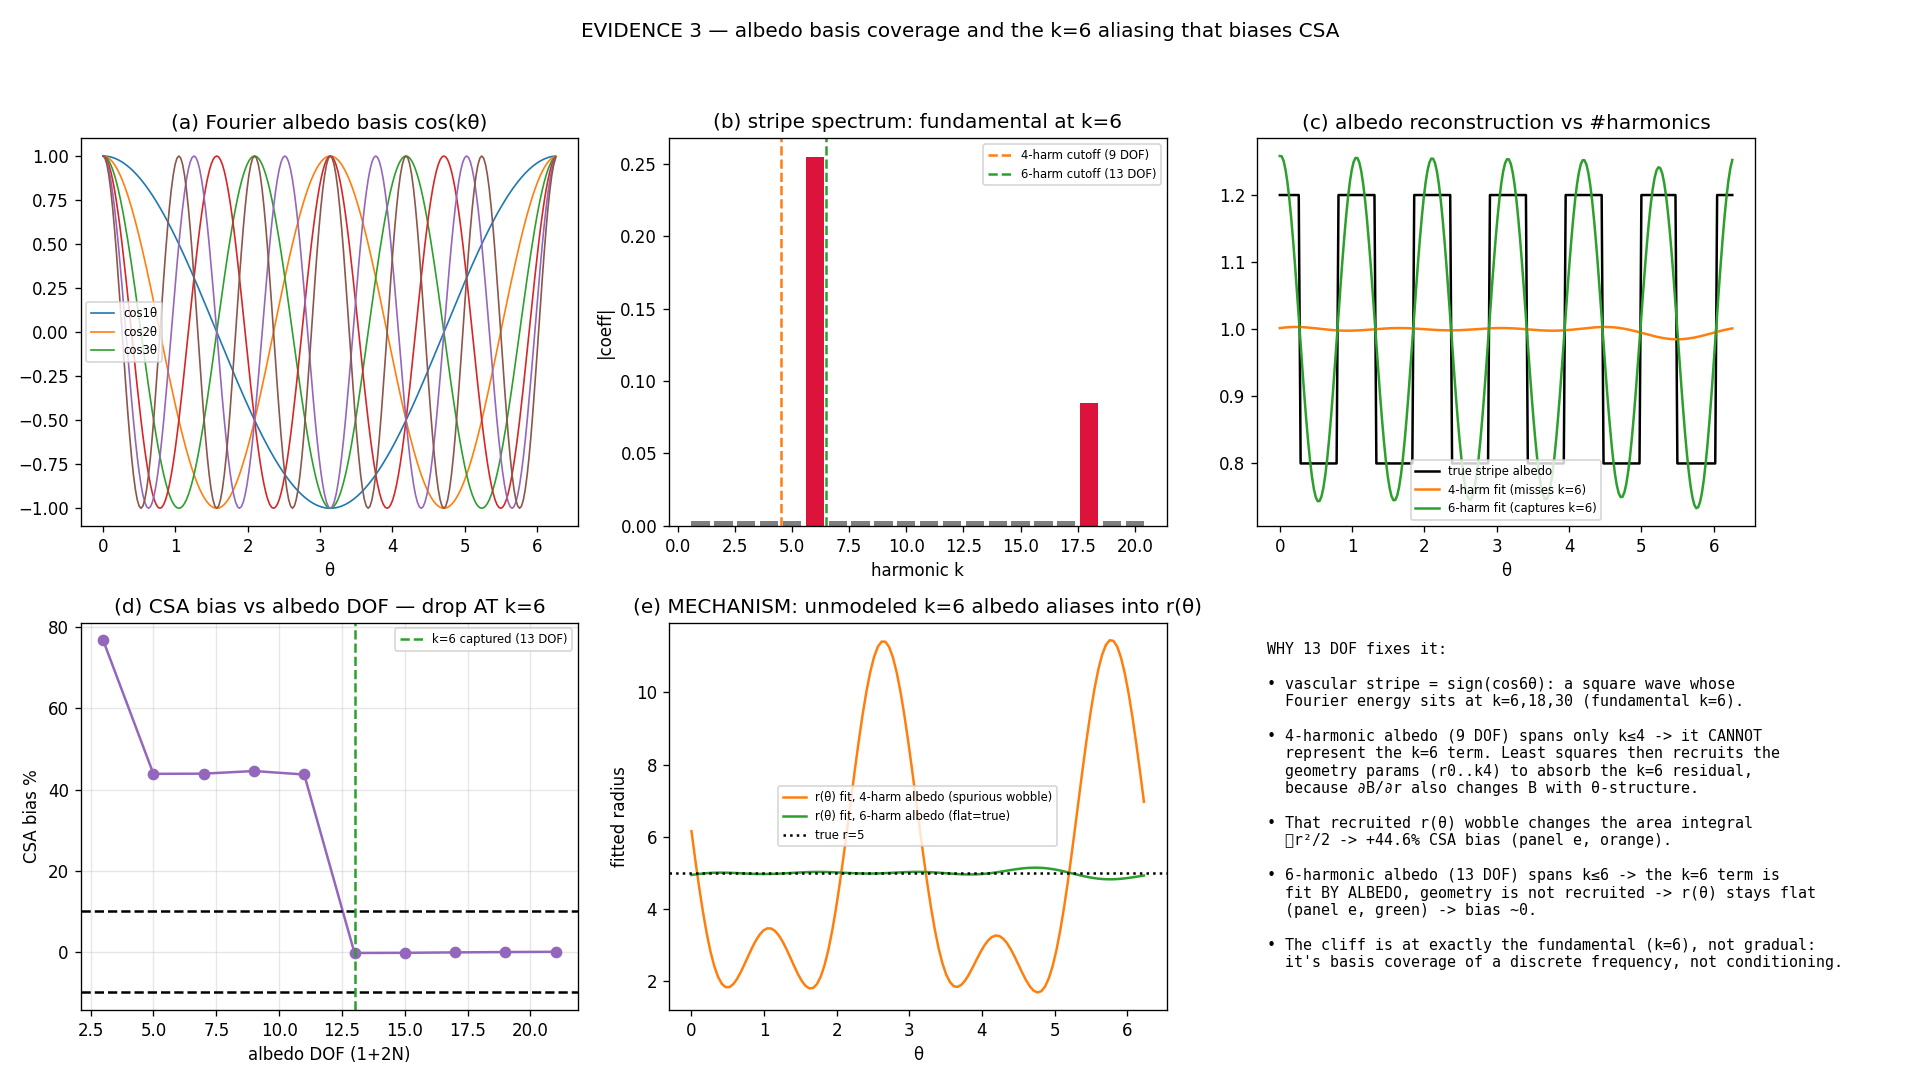

Recreate this plot in Python.
"""EVIDENCE 3 -- albedo basis + why 13 DOF (6 harmonics) suddenly fixes the stripe bias.
Shows: (a) the Fourier albedo basis; (b) the vascular-stripe albedo sign(cos 6θ) and its Fourier
SPECTRUM (energy at k=6,18,30 -> fundamental k=6); (c) N-harmonic reconstructions (N=4 misses k=6,
N=6 captures it); (d) CSA bias vs #harmonics with the k=6 capture marked; (e) the mechanism -- the
FITTED r(θ) develops a spurious oscillation when albedo cannot fit k=6 (aliasing into geometry)."""
from __future__ import annotations
import json
import numpy as np, sim
import matplotlib; matplotlib.use("Agg"); import matplotlib.pyplot as plt

TH = np.linspace(0, 2 * np.pi, 240, endpoint=False)
C = sim.make_cameras(N=14, depth=8.0, cone_deg=2.5)
THETA = np.linspace(0, 2 * np.pi, 120, endpoint=False)


def stripe(theta): return 1 + 0.4 * np.sign(np.cos(6 * theta)) * 0.5     # matches sim 'stripes'


def fourier_coeffs(sig, theta, K=20):
    a0 = sig.mean(); cs = []
    for k in range(1, K + 1):
        cs.append((2 * (sig * np.cos(k * theta)).mean(), 2 * (sig * np.sin(k * theta)).mean()))
    return a0, np.array(cs)


def recon(a0, cs, theta, N):
    v = np.full_like(theta, a0)
    for k in range(1, N + 1):
        v += cs[k - 1, 0] * np.cos(k * theta) + cs[k - 1, 1] * np.sin(k * theta)
    return v


def csa_bias_at(nfr_alb):
    r_true = sim.boundary(THETA, "circle", r0=5.0); A_true = sim.albedo_field(THETA, "stripes", A0=1.0)
    B, vis = sim.forward(C, r_true, A_true, THETA); B = B + np.random.default_rng(1).normal(0, 0.003 * B[vis].std(), B.shape)
    sol = sim.fit(B, vis, THETA, C, nfr_geom=4, nfr_alb=nfr_alb)
    r0, gk, A0, ak, cx, cy = sim.unpack(sol.x, 4, nfr_alb); rfit = sim.fourier_eval(r0, gk, THETA)
    csa, _ = sim.csa_dce(rfit, THETA); csa_t, _ = sim.csa_dce(r_true, THETA)
    return 100 * (csa - csa_t) / csa_t, rfit


def main():
    sig = stripe(TH); a0, cs = fourier_coeffs(sig, TH, K=20)
    mag = np.hypot(cs[:, 0], cs[:, 1])
    Ns = list(range(1, 11)); bias = []; rfits = {}
    for N in Ns:
        b, rf = csa_bias_at(N); bias.append(b)
        if N in (4, 6): rfits[N] = rf
    fig = plt.figure(figsize=(16, 9))
    ax = fig.add_subplot(2, 3, 1)
    for k in range(1, 7): ax.plot(TH, np.cos(k * TH) + 0 * k, lw=1, label=f"cos{k}θ" if k <= 3 else None)
    ax.set_title("(a) Fourier albedo basis cos(kθ)"); ax.set_xlabel("θ"); ax.legend(fontsize=7)
    ax = fig.add_subplot(2, 3, 2)
    ax.bar(range(1, 21), mag, color=["crimson" if k in (6, 18) else "tab:gray" for k in range(1, 21)])
    ax.axvline(4.5, c="tab:orange", ls="--", label="4-harm cutoff (9 DOF)"); ax.axvline(6.5, c="tab:green", ls="--", label="6-harm cutoff (13 DOF)")
    ax.set_xlabel("harmonic k"); ax.set_ylabel("|coeff|"); ax.set_title("(b) stripe spectrum: fundamental at k=6"); ax.legend(fontsize=7)
    ax = fig.add_subplot(2, 3, 3)
    ax.plot(TH, sig, "k", lw=1.5, label="true stripe albedo")
    ax.plot(TH, recon(a0, cs, TH, 4), "tab:orange", label="4-harm fit (misses k=6)")
    ax.plot(TH, recon(a0, cs, TH, 6), "tab:green", label="6-harm fit (captures k=6)")
    ax.set_title("(c) albedo reconstruction vs #harmonics"); ax.set_xlabel("θ"); ax.legend(fontsize=7)
    ax = fig.add_subplot(2, 3, 4)
    ax.plot([1 + 2 * n for n in Ns], bias, "o-", color="tab:purple")
    ax.axhline(10, c="k", ls="--"); ax.axhline(-10, c="k", ls="--"); ax.axvline(1 + 2 * 6, c="tab:green", ls="--", label="k=6 captured (13 DOF)")
    ax.set_xlabel("albedo DOF (1+2N)"); ax.set_ylabel("CSA bias %"); ax.set_title("(d) CSA bias vs albedo DOF — drop AT k=6"); ax.legend(fontsize=7); ax.grid(alpha=.3)
    ax = fig.add_subplot(2, 3, 5)
    ax.plot(THETA, rfits[4], "tab:orange", label=f"r(θ) fit, 4-harm albedo (spurious wobble)")
    ax.plot(THETA, rfits[6], "tab:green", label="r(θ) fit, 6-harm albedo (flat=true)")
    ax.axhline(5.0, c="k", ls=":", label="true r=5"); ax.set_title("(e) MECHANISM: unmodeled k=6 albedo aliases into r(θ)")
    ax.set_xlabel("θ"); ax.set_ylabel("fitted radius"); ax.legend(fontsize=7)
    ax = fig.add_subplot(2, 3, 6); ax.axis("off")
    ax.text(0.02, 0.95, "WHY 13 DOF fixes it:\n\n"
            "• vascular stripe = sign(cos6θ): a square wave whose\n  Fourier energy sits at k=6,18,30 (fundamental k=6).\n\n"
            "• 4-harmonic albedo (9 DOF) spans only k≤4 -> it CANNOT\n  represent the k=6 term. Least squares then recruits the\n  geometry params (r0..k4) to absorb the k=6 residual,\n  because ∂B/∂r also changes B with θ-structure.\n\n"
            "• That recruited r(θ) wobble changes the area integral\n  ∮r²/2 -> +44.6% CSA bias (panel e, orange).\n\n"
            "• 6-harmonic albedo (13 DOF) spans k≤6 -> the k=6 term is\n  fit BY ALBEDO, geometry is not recruited -> r(θ) stays flat\n  (panel e, green) -> bias ~0.\n\n"
            "• The cliff is at exactly the fundamental (k=6), not gradual:\n  it's basis coverage of a discrete frequency, not conditioning.", fontsize=9, va="top", family="monospace")
    fig.suptitle("EVIDENCE 3 — albedo basis coverage and the k=6 aliasing that biases CSA", fontsize=12)
    fig.tight_layout(rect=(0, 0, 1, 0.95)); fig.savefig("evidence3_albedo_basis.png", dpi=120)
    out = dict(stripe_fundamental_k=6, spectrum_top=[int(k + 1) for k in np.argsort(-mag)[:4]],
               albedo_DOF=[1 + 2 * n for n in Ns], CSA_bias_pct=[round(b, 1) for b in bias],
               note="CSA bias collapses at 13 DOF (6 harmonics) = exactly when the albedo basis first covers the stripe fundamental k=6")
    open("evidence3_albedo_basis.json", "w").write(json.dumps(out, indent=2))
    print(json.dumps(out, indent=2))


if __name__ == "__main__":
    main()
